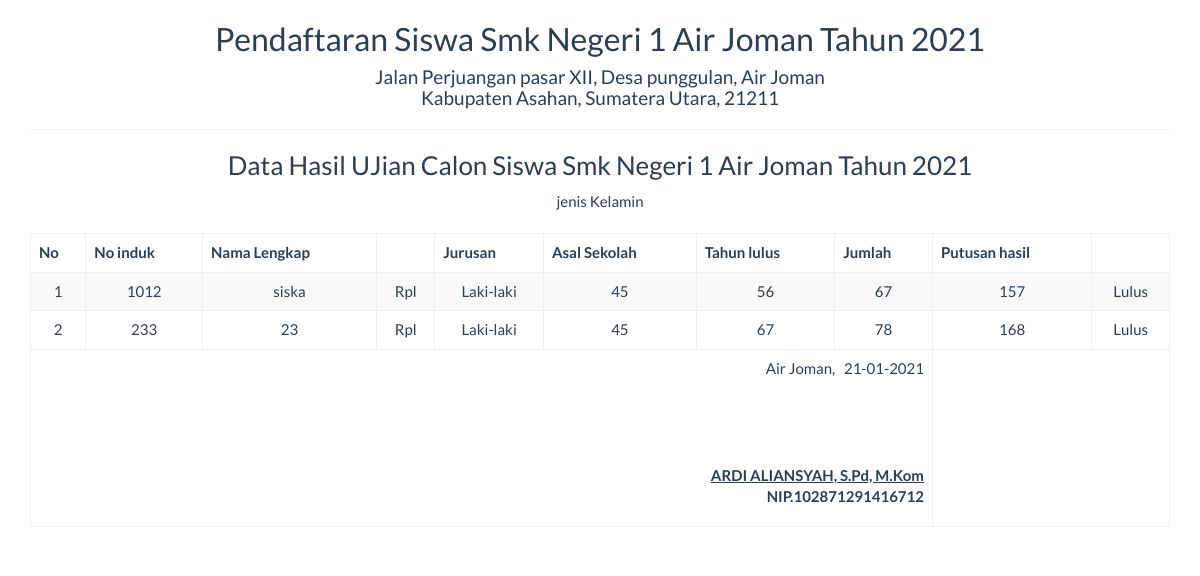
Screenshot of /report/laporans_semua.php with the database file from the repository.
### tables this page shows
CREATE TABLE `pendaftaran` (
  `no_induk` varchar(23) NOT NULL,
  `nama_siswa` varchar(50) NOT NULL,
  `tempat_lahir` varchar(25) NOT NULL,
  `alamat` varchar(25) NOT NULL,
  `tgl_lahir` date NOT NULL,
  `asal_sekolah` varchar(30) NOT NULL,
  `tahun_lulus` varchar(15) NOT NULL,
  `jurusan` varchar(30) NOT NULL,
  `agama` varchar(100) NOT NULL,
  `jenis_kelamin` varchar(40) NOT NULL,
  `bi` varchar(30) NOT NULL,
  `bing` varchar(34) NOT NULL,
  `mm` varchar(23) NOT NULL,
  `jumlah` varchar(30) NOT NULL,
  `putusan_hasil` varchar(20) NOT NULL
);

### report/laporans_semua.php (the view, shortened to what this page needs)
<!DOCTYPE html>
<html>
    <head>
        <link href="../Assets/css/bootstrap.min.css" rel="stylesheet" type="text/css"/>
    </head>
    <body onload="print()">
        <?php
        include '../config/koneksi.php';
        ?>
        <div class="container">
            <div class='row'>
                <div class="col-sm-12">
                    <div class="text-center">
                        <h2>Pendaftaran Siswa Smk Negeri 1 Air Joman Tahun 2021 </h2>
                        <h4>Jalan Perjuangan pasar XII, Desa punggulan, Air Joman <br>  Kabupaten Asahan, Sumatera Utara, 21211</h4>
                        <hr>
                        <h3>Data Hasil UJian Calon Siswa Smk Negeri 1 Air Joman Tahun 2021   <? echo "$ambilthn"; ?></h3>
                        <table class="table table-bordered table-striped table-hover">
                        <tbody>
                <thead>
                                <tr>
                                 <th>No</th><th>No induk</th><th>Nama Lengkap</th>jenis Kelamin<th></th><th>Jurusan</th><th>Asal Sekolah</th><th>Tahun lulus</th><th>Jumlah</th><th>Putusan hasil</th>
                            </tr>
                                </thead>
                            <tbody>
                             <?php
                            $sql = "SELECT * FROM pendaftaran";
                            $query = mysqli_query($koneksi, $sql) or die("SQL Anda Salah");
                            $nomor = 0;
                            while ($data = mysqli_fetch_array($query)) {
                                $nomor++;
                                ?>
                                <tr>
                                    <td><?= $nomor ?></td>
                                    <td><?= $data['no_induk'] ?></td>
                                    <td><?= $data['nama_siswa'] ?></td>
                                    <td><?= $data['jurusan'] ?></td>
                                    <td><?= $data['jenis_kelamin'] ?></td>
                                    <td><?= $data['bi'] ?></td>
                                    <td><?= $data['bing'] ?></td>
                                    <td><?= $data['mm'] ?></td>
                                    <td><?= $data['jumlah'] ?></td>
                                    <td><?= $data['putusan_hasil'] ?></td>
                            <?php } ?>
                            </tbody>
                        </tbody>
                            <tfoot>
                                <br>
                                <br>
                              <tr>
                                <td colspan="8" class="text-right">
                                        Air Joman,  &nbsp <?= date("d-m-Y") ?>
                                        <br><br><br><br><br>
                                        <b><u>ARDI ALIANSYAH, S.Pd, M.Kom <strong></u><br>
                                         <p> NIP.102871291416712
                                                 </td>
                                </tr>
                            </tfoot>
                        </table>
                    </div>
                </div>
            </div>
    </body>
</html>

### rows the page displays
pendaftaran: no_induk "1012", nama_siswa "siska", jurusan "Rpl", jenis_kelamin "Laki-laki", bi "45", bing "56", mm "67", jumlah "157", putusan_hasil "Lulus"
pendaftaran: no_induk "233", nama_siswa "23", jurusan "Rpl", jenis_kelamin "Laki-laki", bi "45", bing "67", mm "78", jumlah "168", putusan_hasil "Lulus"
